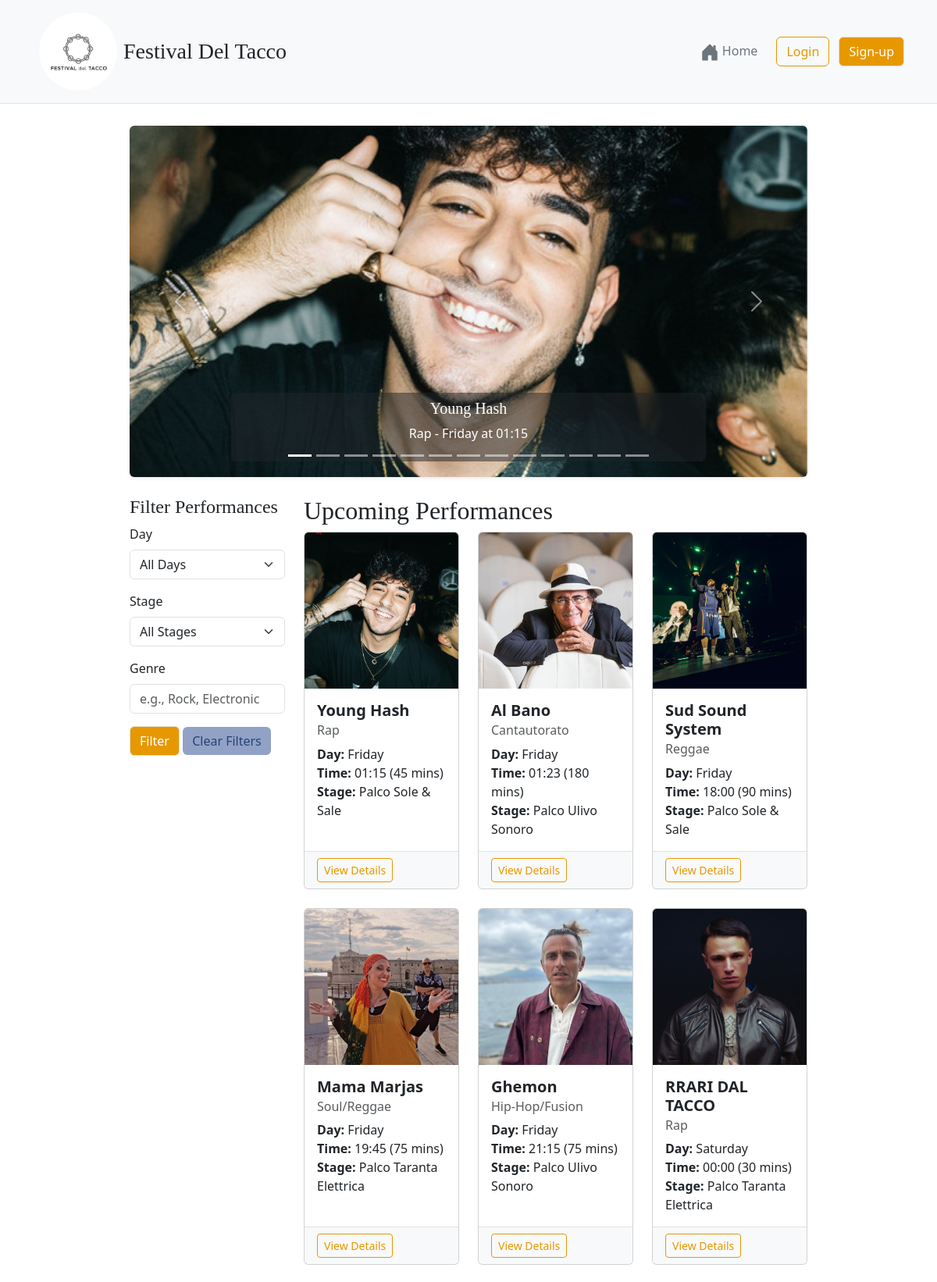
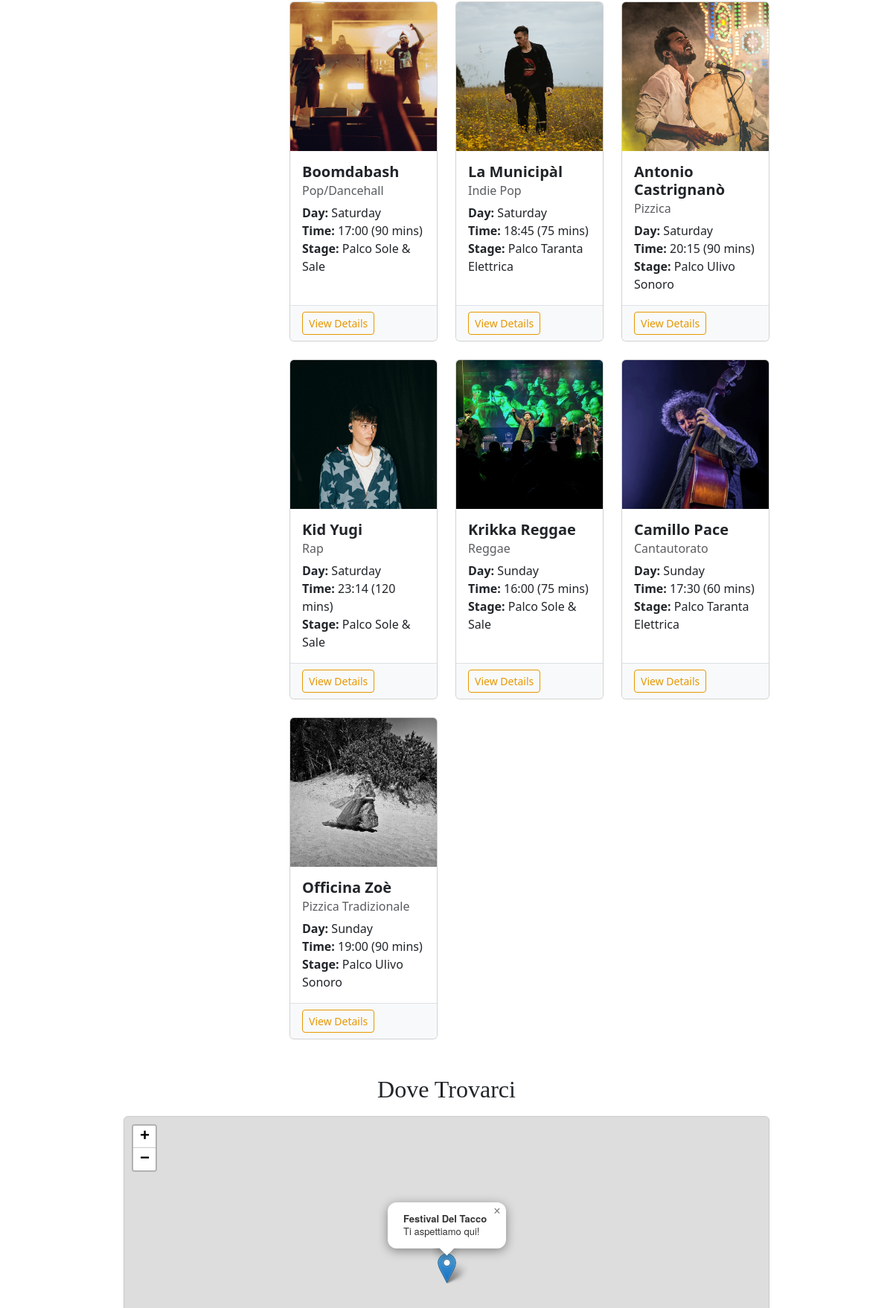
The page / (upper part) on the database its author committed (2 pictures, top to bottom).
### tables this page shows
CREATE TABLE PERFORMANCE (
            id INTEGER PRIMARY KEY AUTOINCREMENT,
            artist_name TEXT NOT NULL UNIQUE,
            day TEXT NOT NULL,
            start_time TEXT NOT NULL, -- HH:MM format
            duration_minutes INTEGER NOT NULL,
            description TEXT,
            stage_name TEXT NOT NULL,
            genre TEXT,
            image_path TEXT,
            is_published INTEGER NOT NULL DEFAULT 0, -- 0 for False, 1 for True
            organizer_id INTEGER NOT NULL,
            FOREIGN KEY (organizer_id) REFERENCES UTENTI (id)
        );

### app.py (the view)
@app.route('/')
def home():
    day_filter = request.args.get('day')
    stage_filter = request.args.get('stage')
    genre_filter = request.args.get('genre')
    if current_user.is_authenticated and current_user.role == 'organizer':
        performances = db.get_all_performances(
            published_only=False,
            day_filter=day_filter,
            stage_filter=stage_filter,
            genre_filter=genre_filter
        )
    else:
        performances = db.get_all_performances(
            published_only=True,
            day_filter=day_filter,
            stage_filter=stage_filter,
            genre_filter=genre_filter
        )
    return render_template('home_festival.html',
                           performances=performances,
                           selected_day=day_filter,
                           selected_stage=stage_filter,
                           selected_genre=genre_filter)

### app.py (called while the page is built)
@app.context_processor
def inject_global_vars(): # prendo le variabli globali da festival_config.py, comuni a tutti i template
    user_has_ticket = False
    if current_user.is_authenticated and current_user.role == 'participant':
        if db.get_ticket_by_user_id(current_user.id):
            user_has_ticket = True
    return dict(
        FESTIVAL_DAYS=Config.FESTIVAL_DAYS,
        FESTIVAL_STAGES=Config.FESTIVAL_STAGES,
        TICKET_TYPES_CONFIG=Config.TICKET_TYPES,
        now=datetime.now().year,
        g_user_has_ticket=user_has_ticket
    )

### festival_dao.py (called while the page is built)
def get_db_connection():
    conn = sqlite3.connect(DATABASE_NAME)
    conn.row_factory = sqlite3.Row # Access columns by name
    return conn

### templates/home_festival.html (shortened to what this page needs)
{% extends "base_festival.html" %}
{% block content %}
{% set carousel_performances = performances | selectattr('is_published') | selectattr('image_path') | list %}
{% if carousel_performances %}
<div class="row mb-4">
    <div class="col-12">
        <div id="performanceCarousel" class="carousel mycarousel slide shadow-sm rounded" data-bs-ride="carousel">
            <div class="carousel-indicators">
                {% for perf_item in carousel_performances %}
                <button type="button" data-bs-target="#performanceCarousel" data-bs-slide-to="{{ loop.index0 }}"
                    class="{{ 'active' if loop.first else '' }}" aria-current="{{ 'true' if loop.first else 'false' }}"
                    aria-label="Slide {{ loop.index }}"></button>
                {% endfor %}
            </div>
            <div class="carousel-inner rounded" style="max-height: 450px;">
                {% for perf_item in carousel_performances %}
                <div class="carousel-item {{ 'active' if loop.first else '' }}">
                    <img src="{{ url_for('static', filename=perf_item.image_path) }}" class="d-block w-100"
                        alt="{{ perf_item.artist_name }}" style="object-fit: cover; height: 100%; max-height: 450px;">
                    <div class="carousel-caption d-none d-md-block bg-dark bg-opacity-50 p-2 rounded">
                        <h5 style="font-family: 'Playfair Display', serif;">{{ perf_item.artist_name }}</h5>
                        <p>{{ perf_item.genre }} - {{ perf_item.day }} at {{ perf_item.start_time }}</p>
                    </div>
                </div>
                {% endfor %}
            </div>
            <button class="carousel-control-prev" type="button" data-bs-target="#performanceCarousel"
                data-bs-slide="prev">
                <span class="carousel-control-prev-icon" aria-hidden="true"></span>
            </button>
            <button class="carousel-control-next" type="button" data-bs-target="#performanceCarousel"
                data-bs-slide="next">
                <span class="carousel-control-next-icon" aria-hidden="true"></span>
            </button>
        </div>
    </div>
</div>
{% endif %}
<div class="row">
    <div class="col-lg-3 d-none d-lg-block">
        <div class="position-sticky" style="top: 100px;">
            <h4 style="font-family: 'Playfair Display', serif;">Filter Performances</h4>
            <form method="GET" action="{{ url_for('home') }}">
                <div class="mb-3">
                    <label for="day" class="form-label">Day</label>
                    <select name="day" id="day" class="form-select">
                        <option value="">All Days</option>
                    </select>
                </div>
                <div class="mb-3">
                    <label for="stage" class="form-label">Stage</label>
                    <select name="stage" id="stage" class="form-select">
                        <option value="">All Stages</option>
                    </select>
                </div>
                <div class="mb-3">
                    <label for="genre" class="form-label">Genre</label>
                    <input type="text" name="genre" id="genre" class="form-control" value="{{ selected_genre or '' }}"
                        placeholder="e.g., Rock, Electronic">
                </div>
                <button type="submit" class="btn mybuttoncolors">Filter</button>
                <a href="{{url_for('home')}}" class="btn myclearbutton">Clear Filters</a>
            </form>
        </div>
    </div>
    <div class="col-12 col-lg-9">
        <h2 style="font-family: 'Playfair Display', serif;">Upcoming Performances</h2>
        {% if performances %}
        <div class="row row-cols-1 row-cols-md-2 row-cols-lg-3 g-4">
            {% for perf in performances %}
            <div class="col">
                {% if current_user.is_authenticated and current_user.role == 'organizer' and not perf.is_published %}
                <div class="card h-100 {% if not perf.is_published %}border-warning border-2{% endif %}">
                    <img src="{{ url_for('static', filename=perf.image_path or 'images/logo/LogoFestivalDelTacco.jpeg') }}"
                        class="card-img-top" alt="{{ perf.artist_name }}">
                    <div class="card-body">
                        <h5 class="card-title" style="font-family: 'Playfair Display', serif;">{{ perf.artist_name }}
                        </h5>
                        <h6 class="card-subtitle mb-2 text-muted">{{ perf.genre }}</h6>
                        <p class="card-text">
                            <strong>Day:</strong> {{ perf.day }}<br>
                            <strong>Time:</strong> {{ perf.start_time }} ({{ perf.duration_minutes }} mins)<br>
                            <strong>Stage:</strong> {{ perf.stage_name }}
                        </p>
                        <p class="text-warning fw-bold"><small>DRAFT - Not Visible to Public</small></p>
                    </div>
                    <div class="card-footer">
                        <a href="{{ url_for('performance_detail', perf_id=perf.id) }}"
                            class="btn btn-sm btn-outline">View Details</a>
                        {% if current_user.is_authenticated and current_user.role == 'organizer' and
                        perf.organizer_id
                        == current_user.id and not perf.is_published %}
                        <a href="{{ url_for('manage_performance', perf_id=perf.id) }}"
                            class="btn btn-sm mybtn-outline-edit">Edit</a>
                        {% endif %}
                    </div>
                </div>
                {% elif perf.is_published %}
                <div class="card h-100">
                    <img src="{{ url_for('static', filename=perf.image_path or 'images/logo/LogoFestivalDelTacco.jpeg') }}"
                        class="card-img-top" alt="{{ perf.artist_name }}" style="height: 200px; object-fit: cover;">
                    <div class="card-body">
                        <h5 class="card-title">{{ perf.artist_name }}</h5>
                        <h6 class="card-subtitle mb-2 text-muted">{{ perf.genre }}</h6>
                        <p class="card-text">
                            <strong>Day:</strong> {{ perf.day }}<br>
                            <strong>Time:</strong> {{ perf.start_time }} ({{ perf.duration_minutes }} mins)<br>
                            <strong>Stage:</strong> {{ perf.stage_name }}
                        </p>
                    </div>
                    <div class="card-footer">
                        <a href="{{ url_for('performance_detail', perf_id=perf.id) }}"
                            class="btn btn-sm btn-outline">View Details</a>
                    </div>
                </div>
                {% endif %}
            </div>
            {% endfor %}
        </div>
        {% else %}
        <p>No performances found matching your criteria. Try adjusting the filters!</p>
        {% endif %}
    </div>
</div>
<div class="row mt-5 mb-4">
    <div class="col-12">
        <h2 class="text-center mb-3" style="font-family: 'Playfair Display', serif;">Dove Trovarci</h2>
        <div id="festivalMap" class="festival-map-container">
        </div>
    </div>
</div>
{% endblock %}

### static/css/style_festival.css (style rules this page uses)
html, body { height: 100%; margin: 0; padding: 0; display: flex; flex-direction: column; }
.festival-map-container { height: 450px; width: 100%; border: 1px solid #ccc; border-radius: 0.375rem; box-shadow: 0 .125rem .25rem rgba(0, 0, 0, .075); }
body { min-height: 100vh; }
.card { transition: transform 0.2s ease-in-out, box-shadow 0.2s ease-in-out; }
.card-img-top { height: 200px; object-fit: cover; }
.card-title { font-weight: bold; }
.card-footer { background-color: #f8f9fa; border-top: 1px solid #dee2e6; }
.myeditbutton, .myclearbutton { background-color: #92a2c6; border: #3e7adb; color: #284277; }
.mybuttoncolors { background-color: #e79801; border-color: #e8ddd5; color: #ffffff }
.btn-outline { border-color: #e79801; color: #e79801; }

### rows shown on the page
PERFORMANCE: image_path (picture), artist_name "Young Hash", genre "Rap", day "Friday", start_time "01:15", duration_minutes "45", stage_name "Palco Sole & Sale"
PERFORMANCE: image_path (picture), artist_name "Al Bano", genre "Cantautorato", day "Friday", start_time "01:23", duration_minutes "180", stage_name "Palco Ulivo Sonoro"
PERFORMANCE: image_path (picture), artist_name "Sud Sound System", genre "Reggae", day "Friday", start_time "18:00", duration_minutes "90", stage_name "Palco Sole & Sale"
PERFORMANCE: image_path (picture), artist_name "Mama Marjas", genre "Soul/Reggae", day "Friday", start_time "19:45", duration_minutes "75", stage_name "Palco Taranta Elettrica"
PERFORMANCE: image_path (picture), artist_name "Ghemon", genre "Hip-Hop/Fusion", day "Friday", start_time "21:15", duration_minutes "75", stage_name "Palco Ulivo Sonoro"
PERFORMANCE: image_path (picture), artist_name "RRARI DAL TACCO", genre "Rap", day "Saturday", start_time "00:00", duration_minutes "30", stage_name "Palco Taranta Elettrica"
PERFORMANCE: image_path+artist_name (picture), artist_name "Boomdabash", genre "Pop/Dancehall", day "Saturday", start_time "17:00", duration_minutes "90", stage_name "Palco Sole & Sale"
PERFORMANCE: image_path (picture), artist_name "La Municipàl", genre "Indie Pop", day "Saturday", start_time "18:45", duration_minutes "75", stage_name "Palco Taranta Elettrica"
PERFORMANCE: image_path (picture), artist_name "Antonio Castrignanò", genre "Pizzica", day "Saturday", start_time "20:15", duration_minutes "90", stage_name "Palco Ulivo Sonoro"
PERFORMANCE: image_path (picture), artist_name "Kid Yugi", genre "Rap", day "Saturday", start_time "23:14", duration_minutes "120", stage_name "Palco Sole & Sale"
PERFORMANCE: image_path (picture), artist_name "Krikka Reggae", genre "Reggae", day "Sunday", start_time "16:00", duration_minutes "75", stage_name "Palco Sole & Sale"
PERFORMANCE: image_path (picture), artist_name "Camillo Pace", genre "Cantautorato", day "Sunday", start_time "17:30", duration_minutes "60", stage_name "Palco Taranta Elettrica"
PERFORMANCE: image_path (picture), artist_name "Officina Zoè", genre "Pizzica Tradizionale", day "Sunday", start_time "19:00", duration_minutes "90", stage_name "Palco Ulivo Sonoro"
